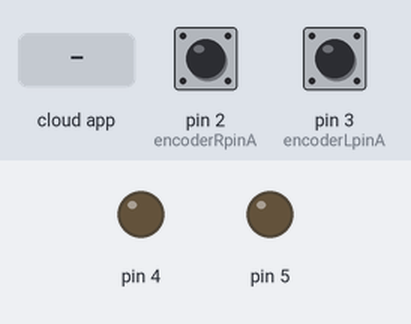
Bench run of a sketch on a simulated Arduino Leonardo, built with avr-gcc and run on an emulated ATmega32U4. Shown: output pins drawn as LEDs (lit = HIGH). Inputs (shaded band) come from the test bench; at power-on: pin 2 (encoderRpinA) HIGH, pin 3 (encoderLpinA) HIGH. The ROS host is connected and sends only what is stated.

Above: at 1.2 s.
1.3 s: the phone or cloud app sets linear.x to -100
At 2.3 s:
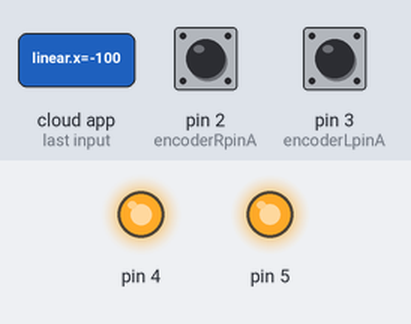
2.9 s: the phone or cloud app sets linear.x to 100
At 3.09 s:
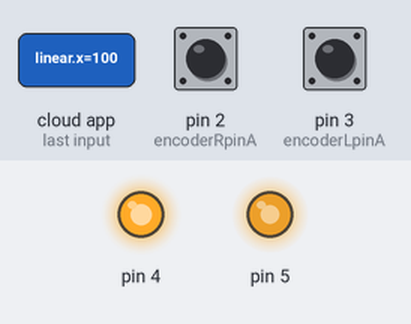
Timing chart, 0 to 5.9 s (numbered marks = the images above; inputs shaded):
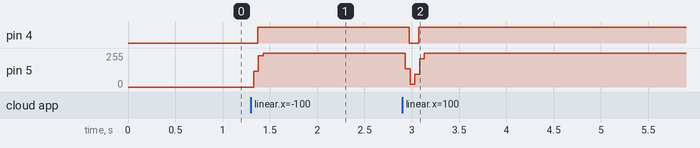

Measured:
- after the input at 1.3 s, pin 4: LOW → HIGH after 0.07 s; pin 5: 0/255 → 254/255 at once
- after the input at 2.9 s, pin 4: HIGH → LOW after 0.08 s, → HIGH 0.10 s later

The sketch:

odom.ino
```cpp
//Использование выводов
/*
===PWM==============================================================
Моторы
4 ---> правый мотор PWM1 (+ земля)
5 ---> левый мотор PWM2
===DIGITAL==========================================================
Моторы
52 ---> Direction-пин правого мотора DIR1
53 ---> Direction-пин левого мотора DIR2
===ANALOG==========================================================
нет
*/
#include "motor.h"
#include "odometer.h"

// #include "configs/blue.h"
#include "configs/orange.h"

#include <std_msgs/Empty.h>

//Encoder variables
const byte encoderRpinA = ENCODER_R_A;                              //A pin -> the interrupt pin (2)
const byte encoderRpinB = ENCODER_R_B;                              //B pin -> the digital pin (16)
const byte encoderLpinA = ENCODER_L_A;                              //A pin -> the interrupt pin (3)
const byte encoderLpinB = ENCODER_L_B;                              //B pin -> the digital pin (17)

// Timer variables
const double rate = 30;  // Hz
const double dT = (1 / rate);  // 100 ms = 10 times per sec - Timer interrupt interval
const unsigned long Timer1Interval = long(dT * 1000000);  // период счета

//Motor control variables
const int MotorRdir = MOTOR_R_DIR;  // 4  //Right motor Direction Control pin
const int MotorLdir = MOTOR_L_DIR;  // 7  //Left motor Direction Control pin
const int MotorRpwm = MOTOR_R_PWM;  // 5   //Right motor PWM Speed Control pin
const int MotorLpwm = MOTOR_L_PWM;  // 6   //Left motor PWM Speed Control pin

double R = WHEEL_RADIUS;
double L = BASE_WIDTH;

// максимальная линейная скорость при скважности 100%, в м/с
// unsigned int PPR = 663;  // импульсов энкодера за оборот

// double CL = 1;  // 0.939809;  // корректирующие коеффициенты для радиусов колес
// double CR = 1;  // 1.06019;

unsigned long prevTimeMicros = 0;

Motor::MotorPins motorPinsR = {MotorRdir, MotorRpwm};
Motor::MotorPins motorPinsL = {MotorLdir, MotorLpwm};
Motor::PIDcoefs pid = {P, I, D};
Motor::MotorParams paramsR = {MAX_SPEED, R, CR, PPR};
Motor::MotorParams paramsL = {MAX_SPEED, R, CL, PPR};

ros::NodeHandle nh;

Motor motorR(motorPinsR, pid, paramsR);
Motor motorL(motorPinsL, pid, paramsL);

Odometer odometer(L /*, dT */);

void cmd_velCallback(const geometry_msgs::Twist& toggle_msg);
ros::Subscriber<geometry_msgs::Twist> sub_cmd_vel("/cmd_vel", &cmd_velCallback);

void update_poseCallback(const std_msgs::Empty& empty_msg);
ros::Subscriber<std_msgs::Empty> sub_update_pose("/updated_pose", &update_poseCallback);

void setup() {
  nh.initNode();

  odometer.setupPublisher(nh);
  nh.subscribe(sub_cmd_vel);
  nh.subscribe(sub_update_pose);

  EncoderInit();
}

void loop() {
  motorR.update();
  motorL.update();

  // if (abs(micros() - prevTimeMicros) > Timer1Interval) {
  //   odometer.updateByWDistance(motorL.getMovedDistance(), motorR.getMovedDistance());
  //   odometer.publish(nh.now());
  //
  //   prevTimeMicros = micros();
  // }

  nh.spinOnce();
  delay(1);
}

void cmd_velCallback(const geometry_msgs::Twist& twist_msg) {
  double LinearVelocity   = twist_msg.linear.x;
  double AngularVelocity  = twist_msg.angular.z;

  if (abs(LinearVelocity)  < 0.001) LinearVelocity  = 0.0;
  if (abs(AngularVelocity) < 0.001) AngularVelocity = 0.0;

  double SetSpeedR = (((2*LinearVelocity)+(AngularVelocity*L))/(2*R))*R;   //M/S - линейная скорость колеса
  motorR.setVelocity(SetSpeedR);

  double SetSpeedL = (((2*LinearVelocity)-(AngularVelocity*L))/(2*R))*R;
  motorL.setVelocity(SetSpeedL);
}

void update_poseCallback(const std_msgs::Empty& empty_msg) {
  odometer.updateByWDistance(motorL.getMovedDistance(), motorR.getMovedDistance());
  odometer.publish(nh.now());
}

void EncoderInit() { //Initialize encoder interruption
  pinMode(encoderRpinA,INPUT);  // Right weel
  pinMode(encoderRpinB,INPUT);
  pinMode(encoderLpinA,INPUT);  // Left weel
  pinMode(encoderLpinB,INPUT);

  // Привязка прерывания по импульсу энкодера
  attachInterrupt(digitalPinToInterrupt(encoderRpinA), WheelPulseR, RISING );
  attachInterrupt(digitalPinToInterrupt(encoderLpinA), WheelPulseL, RISING );
}

void WheelPulseR() {   // Счетчик спиц правого колеса
  motorR.handleInterruptEncoder();
}

void WheelPulseL() {   // Счетчик спиц левого колеса
  motorL.handleInterruptEncoder();
}
```

motor.cpp
```cpp
#include "motor.h"

Motor::Motor(const Motor::MotorPins& mp, const Motor::PIDcoefs& pid, const Motor::MotorParams& params) {
  this->motorPins = mp;

  pinMode(this->motorPins.pinDir, OUTPUT);
  pinMode(this->motorPins.pinPWM, OUTPUT);

  digitalWrite(this->motorPins.pinDir, LOW);
  analogWrite(this->motorPins.pinPWM, 0);

  this->motorParams = params;

  this->PIDcontroller = new PID(&this->realSpeedPID, &this->outputSpeedPID, &this->targetSpeedPID,
              pid.P, pid.I, pid.D, DIRECT);
  this->PIDcontroller->SetMode(AUTOMATIC);
  this->PIDcontroller->SetOutputLimits(-this->motorParams.maxSpeed, this->motorParams.maxSpeed);
  this->PIDcontroller->SetSampleTime(50);
}

void Motor::update() {
  if (micros() - this->timeLastInterrupt > 100000) {
    this->realSpeed = 0;
    this->isMoving = false;
  }

  this->targetSpeedPID = this->targetSpeed;  // уставка скорости
  this->realSpeedPID = (this->outputSpeedPID > 0 ? 1 : -1) * this->realSpeed;  // обратная связь ПИД-регулятора, м/сек

  this->PIDcontroller->Compute();

  if (abs(this->targetSpeed) < 0.03 || abs(this->outputSpeedPID) < 0.03) {
    analogWrite(this->motorPins.pinPWM, 0);
  } else {
    analogWrite(this->motorPins.pinPWM,  abs(this->outputSpeedPID) * 255 / this->motorParams.maxSpeed);
  }

  digitalWrite(this->motorPins.pinDir, !(this->outputSpeedPID > 0));
}

void Motor::handleInterruptEncoder() {
  if (this->isMoving) {
    this->realSpeed = ((2 * 3.14 * this->motorParams.wheelRadius) / this->motorParams.PPR) / double(micros() - this->timeLastInterrupt) * 1000000;
  } else {
    this->realSpeed = 0;
    this->isMoving = true;
  }

  this->numPulse++;

  this->timeLastInterrupt = micros();
}

void Motor::setVelocity(double speed) {
  this->targetSpeed = speed;
  this->isForward = speed > 0;
}

double Motor::getVelocity() {
  return (this->isForward ? 1 : -1) * this->realSpeed;
}

double Motor::getMovedDistance() {
  unsigned long currentPuslses = this->numPulse;
  this->numPulse = 0;
  return (this->outputSpeedPID > 0 ? 1 : -1) * (2 * 3.14 * this->motorParams.wheelRadius / this->motorParams.PPR) * currentPuslses * this->motorParams.corrFactor;
}
```

motor.h
```cpp
#ifndef MOTOR_H
#define MOTOR_H

#include <stdint.h>
#include <PID_v1.h>
#include <TimerOne.h>

class Motor {
  public:
    struct MotorPins {
      uint8_t pinDir;
      uint8_t pinPWM;
    };

    struct PIDcoefs {
      double P;
      double I;
      double D;
    };

    struct MotorParams {
      double maxSpeed;
      double wheelRadius;
      double corrFactor;
      unsigned int PPR;
    };

    Motor(const Motor::MotorPins& mp, const Motor::PIDcoefs& pid, const Motor::MotorParams& params);

    void update();
    void handleInterruptEncoder();

    double getVelocity();
    void setVelocity(double speed);
    double getMovedDistance();

  private:
    Motor::MotorPins motorPins;
    Motor::MotorParams motorParams;

    PID* PIDcontroller;

    unsigned long timeLastInterrupt = 0;
    bool isMoving = false;

    double targetSpeed = 0;  // speed abs(m/sec)
    double isForward = true;

    double realSpeed = 0;  // speed (m/sec)

    double targetSpeedPID = 0;  // speed for PID
    double realSpeedPID = 0;  // speed for PID
    double outputSpeedPID = 0;  // speed for PID

    unsigned long numPulse = 0;
};

#endif  /* MOTOR_H */
```

odometer.cpp
```cpp
#include "odometer.h"

const char base_link[] = "base_footprint";
const char frame_name[] = "wheel_pose";
const char topic_name[] = "/wheel_pose";
// const char frame_name[] = "odom";

Odometer::Odometer(const double baseWidth /*, const double dT */) {
  this->odomMsg = new geometry_msgs::PoseStamped();
  this->odomPub = new ros::Publisher(topic_name, this->odomMsg);

  this->baseWidth = baseWidth;
  // this->dT = dT;

  this->prevTime = micros();
}

void Odometer::setupPublisher(ros::NodeHandle &nh) {
    nh.advertise(*odomPub);
}

void Odometer::update(const float velocityLeft, const float velocityRight) {
  unsigned long currTime = micros();
  double dT = (currTime - this->prevTime) / double(1000000);
  this->prevTime = currTime;

  // фактическая линейная скорость центра робота
  this->V = (velocityRight + velocityLeft) / 2;  //m/s
  // фактическая угловая скорость поворота робота
  this->omega = (velocityRight - velocityLeft) / this->baseWidth;

  this->yaw += (this->omega * dT);  // направление в рад
  this->x += V*cos(this->yaw) * dT;  // в метрах
  this->y += V*sin(this->yaw) * dT;
}

void Odometer::updateByWDistance(const double distLeft, const double distRight) {
  // double radiusRotate = ((distRight - distLeft) < 0.001 ? 0.0 : distLeft * this->baseWidth / (distRight - distLeft));
  //
  // this->yaw += (radiusRotate < 0.001 ? 0.0 : distLeft / (2 * 3.14 * radiusRotate));
  // if (this->yaw > PI) {yaw = yaw - 2 * PI;}
  // if (this->yaw < -PI) {yaw = yaw + 2 * PI;}
  // this->x += (radiusRotate + this->baseWidth / 2) * sin(this->yaw);
  // this->y += (radiusRotate + this->baseWidth / 2) * (1 - cos(this->yaw));

  // направление робота и новые координаты
  // this->yaw += ((0.068 + 0.068)/ (2 * this->baseWidth))*(distRight/0.068 - distLeft/0.068);
  // if (this->yaw > PI) {yaw = yaw - 2 * PI;}
  // if (this->yaw < -PI) {yaw = yaw + 2 * PI;}
  // this->x += ((0.068 + 0.068)/4)*(distRight/0.068 + distLeft/0.068) * cos(this->yaw);
  // this->y += ((0.068 + 0.068)/4)*(distRight/0.068 + distLeft/0.068) * sin(this->yaw);

  this->yaw = atan2(distRight - distLeft, this->baseWidth);
  // this->yaw += (1 / this->baseWidth) * (distRight - distLeft);
  // if (this->yaw > PI) {yaw = yaw - 2 * PI;}
  // if (this->yaw < -PI) {yaw = yaw + 2 * PI;}
  this->x = 0.5 * (distRight + distLeft) * cos(this->yaw);
  this->y = 0.5 * (distRight + distLeft) * sin(this->yaw);
}

// Rename type this->odomMsg geometry_msgs::PoseStamped to geometry_msgs/Twist
void Odometer::publish(ros::Time current_time) {
  this->odomMsg->header.stamp     = current_time;
  this->odomMsg->header.frame_id  = frame_name;

  this->odomMsg->pose.position.x  = this->x;  // _cur_x;
  this->odomMsg->pose.position.y  = this->y;  // _cur_y;
  this->odomMsg->pose.position.z  = 0.0;
  this->odomMsg->pose.orientation = tf::createQuaternionFromYaw(this->yaw); // _cur_theta;

  this->odomPub->publish(odomMsg);
}
```

odometer.h
```cpp
#ifndef ODOMETER_H
#define ODOMETER_H

#include <ros.h>
#include <ros/time.h>
#include <nav_msgs/Odometry.h>
#include <geometry_msgs/Twist.h>
#include <geometry_msgs/PoseStamped.h>
#include <tf/transform_broadcaster.h>
#include <tf/tf.h>

class Odometer {
  public:
    Odometer(const double baseWidth /*, const double dT */);

    void setupPublisher(ros::NodeHandle &nh);
    void update(const float velocityLeft, const float velocityRight);
    void updateByWDistance(const double distLeft, const double distRight);
    void publish(ros::Time current_time);

  private:
    geometry_msgs::PoseStamped* odomMsg;
    ros::Publisher* odomPub;

    double baseWidth = 0;

    // double dT = 0;
    double V = 0;
    double omega = 0;

    double yaw = 0;
    double x = 0;
    double y = 0;

    unsigned long prevTime = 0;
  };

#endif  /* ODOMETER_H */
```

orange.h
```cpp
#define ENCODER_R_A 2
#define ENCODER_R_B 17
#define ENCODER_L_A 3
#define ENCODER_L_B 16

#define MOTOR_R_DIR 52  // 52    //Right motor Direction Control pin
#define MOTOR_L_DIR 53  // 53    //Left motor Direction Control pin
#define MOTOR_R_PWM 4  // 4     //Right motor PWM Speed Control pin
#define MOTOR_L_PWM 5

#define WHEEL_RADIUS 0.068
#define BASE_WIDTH 0.26856 // 0.275

#define MAX_SPEED 0.544
#define PPR 663

#define P 0
#define I 5
#define D 0

#define CL 0.999977
#define CR 1.000023

#define SERIAL_TYPE Serial1
```
